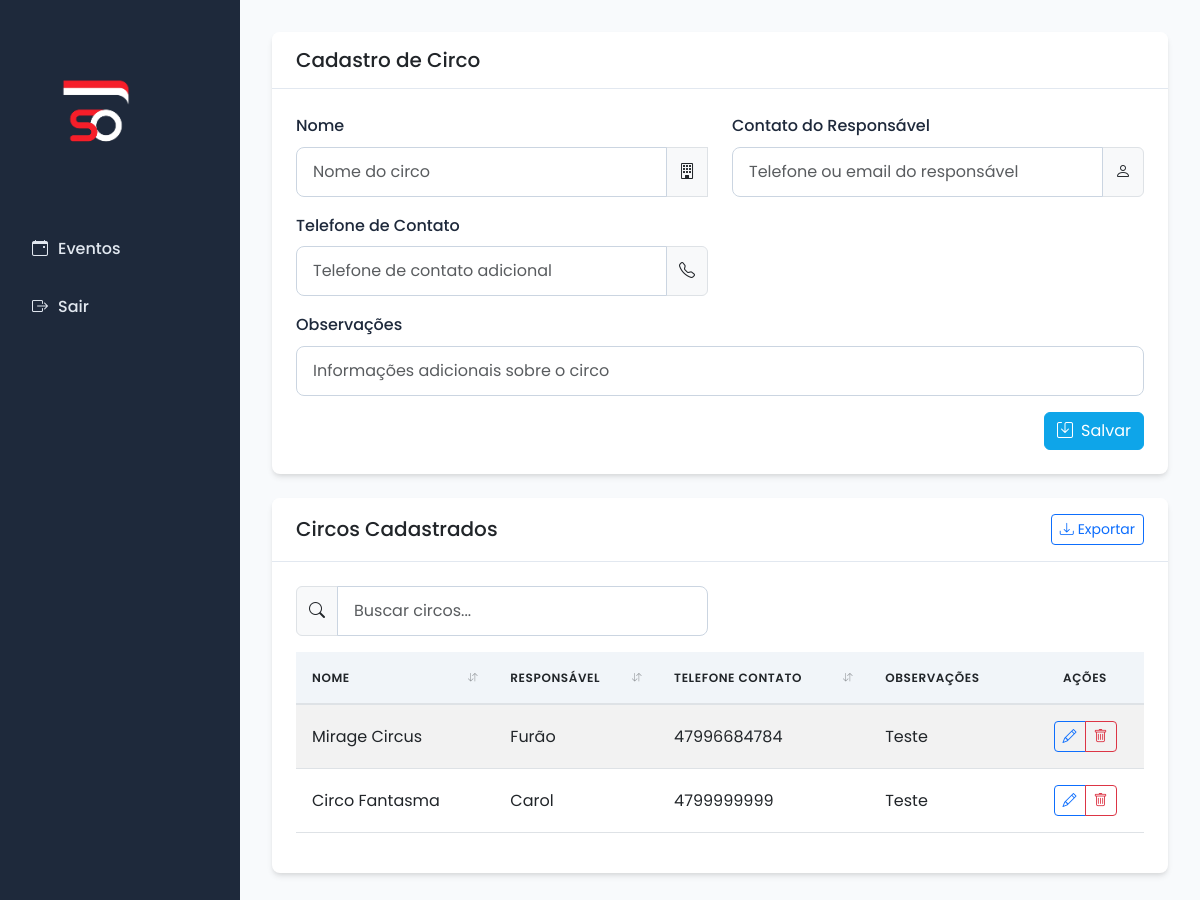
The page /cadastros/circos on the database as committed earlier.
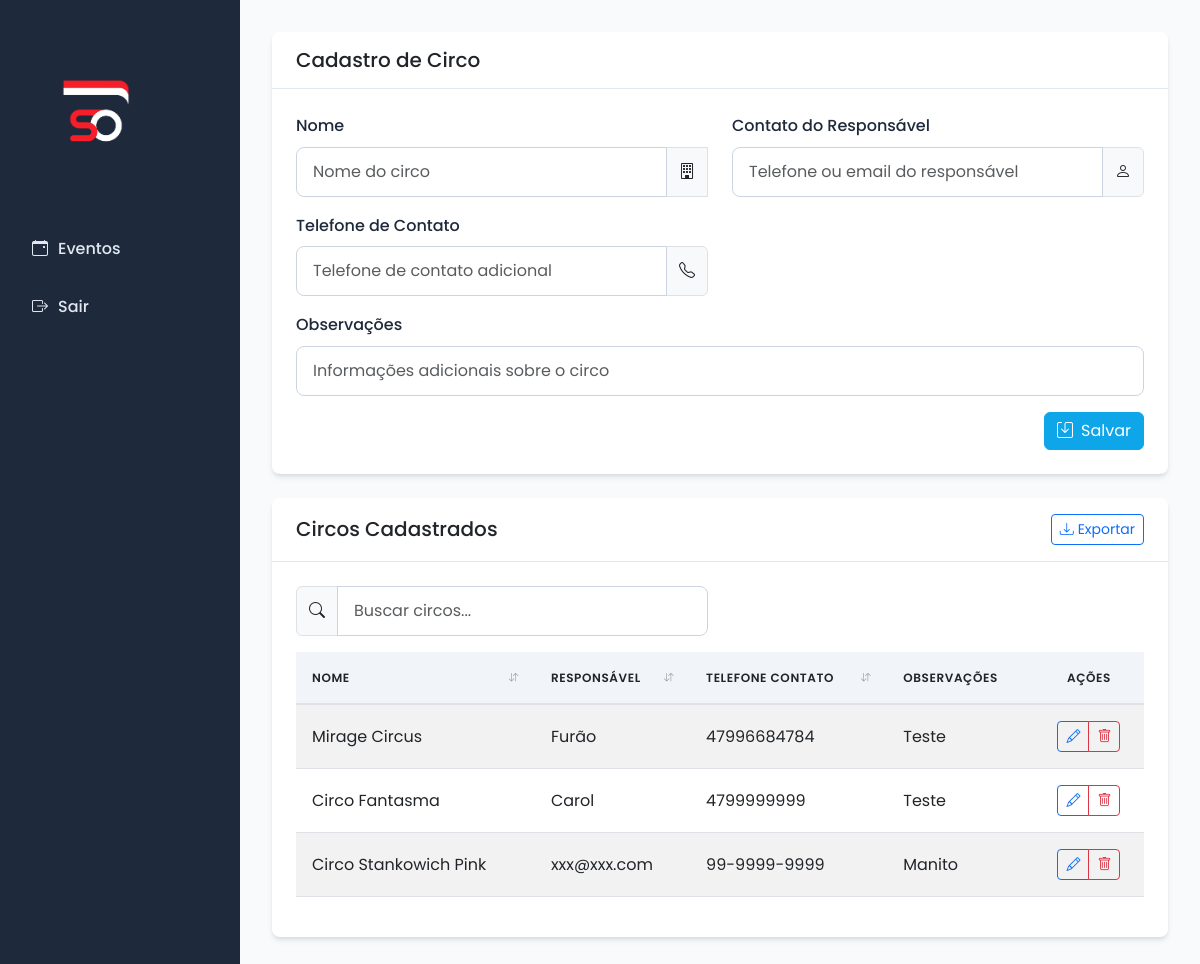
The same page on the database as committed later.
### models.py (models this page shows)
class Circo(db.Model):
    __tablename__ = 'circo'
    id_circo = db.Column(db.Integer, primary_key=True)
    nome = db.Column(db.String, nullable=False)
    contato_responsavel = db.Column(db.String)
    telefone_contato = db.Column(db.String)
    observacoes = db.Column(db.String)
    eventos = db.relationship('Evento', backref='circo', foreign_keys='Evento.id_circo')

### app.py (the view, shortened to what this page needs)
@app.route('/cadastros/circos', methods=['GET', 'POST'])
def cadastrar_circo():
    form = CircoForm()
    circos = Circo.query.all()
    return render_template('cadastrar_circo.html', form=form, circos=circos)

### forms.py
class CircoForm(FlaskForm):
    nome = StringField('Nome', validators=[InputRequired()])
    contato_responsavel = StringField('Contato do Responsável')
    telefone_contato = StringField('Telefone de Contato')
    observacoes = StringField('Observações')

### templates/cadastrar_circo.html (shortened to what this page needs)
{% extends 'base.html' %}
{% block content %}
<div class="card mb-4">
    <div class="card-header d-flex justify-content-between align-items-center">
        <h5 class="mb-0">Cadastro de Circo</h5>
    </div>
    <div class="card-body">
        <form method="POST" class="needs-validation" novalidate>
            <div class="row">
                <div class="col-md-6 mb-3">
                    {{ form.nome.label(class="form-label") }}
                    <div class="input-group">
                        {{ form.nome(class="form-control", placeholder="Nome do circo", required=true) }}
                        <span class="input-group-text"><i class="bi bi-building"></i></span>
                    </div>
                </div>
                <div class="col-md-6 mb-3">
                    {{ form.contato_responsavel.label(class="form-label") }}
                    <div class="input-group">
                        {{ form.contato_responsavel(class="form-control", placeholder="Telefone ou email do responsável") }}
                        <span class="input-group-text"><i class="bi bi-person"></i></span>
                    </div>
                </div>
            </div>
            <div class="row">
                <div class="col-md-6 mb-3">
                    {{ form.telefone_contato.label(class="form-label") }}
                    <div class="input-group">
                        {{ form.telefone_contato(class="form-control", placeholder="Telefone de contato adicional") }}
                        <span class="input-group-text"><i class="bi bi-telephone"></i></span>
                    </div>
                </div>
            </div>
            <div class="mb-3">
                {{ form.observacoes.label(class="form-label") }}
                {{ form.observacoes(class="form-control", rows="3", placeholder="Informações adicionais sobre o circo") }}
            </div>
            <div class="d-flex justify-content-end">
                <button type="submit" class="btn btn-primary">
                    <i class="bi bi-save me-2"></i>Salvar
                </button>
            </div>
        </form>
    </div>
</div>
<div class="card">
    <div class="card-header d-flex justify-content-between align-items-center">
        <h5 class="mb-0">Circos Cadastrados</h5>
        <div>
            <button class="btn btn-sm btn-outline-primary" id="btnExportar">
                <i class="bi bi-download me-1"></i>Exportar
            </button>
        </div>
    </div>
    <div class="card-body">
        {% if circos %}
        <div class="row mb-3">
            <div class="col-md-6">
                <div class="input-group">
                    <span class="input-group-text"><i class="bi bi-search"></i></span>
                    <input type="text" class="form-control" id="searchInput" placeholder="Buscar circos..." onkeyup="searchTable()">
                </div>
            </div>
        </div>
        <div class="table-responsive">
            <table class="table table-hover table-striped sortable-table" id="circosTable">
                <thead>
                    <tr>
                        <th>Nome</th>
                        <th>Responsável</th>
                        <th>Telefone Contato</th>
                        <th>Observações</th>
                        <th class="text-center no-sort">Ações</th>
                    </tr>
                </thead>
                <tbody>
                    {% for circo in circos %}
                    <tr>
                        <td>{{ circo.nome }}</td>
                        <td>{{ circo.contato_responsavel }}</td>
                        <td>{{ circo.telefone_contato or '-' }}</td>
                        <td>{{ circo.observacoes }}</td>
                        <td class="text-center">
                            <div class="btn-group" role="group">
                                <a href="{{ url_for('editar_circo', id=circo.id_circo) }}" class="btn btn-sm btn-outline-primary" title="Editar">
                                    <i class="bi bi-pencil"></i>
                                </a>
                                <a href="{{ url_for('excluir_circo', id=circo.id_circo) }}" class="btn btn-sm btn-outline-danger"
                                   onclick="return confirm('Tem certeza que deseja excluir este circo?')" title="Excluir">
                                    <i class="bi bi-trash"></i>
                                </a>
                            </div>
                        </td>
                    </tr>
                    {% endfor %}
                </tbody>
            </table>
        </div>
        {% else %}
        <div class="alert alert-info">
            <i class="bi bi-info-circle me-2"></i>Nenhum circo cadastrado.
        </div>
        {% endif %}
    </div>
</div>
{% endblock %}

### templates/base.html (shortened to what this page needs)
<!DOCTYPE html>
<html lang="pt-br">
<head>
    <link href="https://cdn.jsdelivr.net/npm/bootstrap@5.3.0/dist/css/bootstrap.min.css" rel="stylesheet">
    <link href="https://cdn.jsdelivr.net/npm/bootstrap-icons@1.10.5/font/bootstrap-icons.css" rel="stylesheet">
    <link rel="stylesheet" href="https://cdnjs.cloudflare.com/ajax/libs/font-awesome/6.0.0/css/all.min.css">
    <link rel="stylesheet" href="{{ url_for('static', filename='style.css') }}">
</head>
<body>
    <div class="layout">
        <div class="sidebar">
            <a href="{{ url_for('dashboard') }}">
                <img src="{{ url_for('static', filename='logo.png') }}" alt="Logo">
            </a>
            {% set categoria = session['categoria'] %}
            <a class="nav-link {% if request.endpoint == 'listar_eventos' %}active{% endif %}" href="{{ url_for('listar_eventos') }}">
                <i class="bi bi-calendar-event"></i> Eventos
            </a>
            <a class="nav-link" href="{{ url_for('logout') }}"><i class="bi bi-box-arrow-right"></i> Sair</a>
        </div>
        <div class="main-content">
            {% block content %}{% endblock %}
        </div>
    </div>
</body>
</html>

### static/style.css (style rules this page uses)
:root { --primary: #1e293b; --primary-light: #334155; --secondary: #0ea5e9; --success: #10b981; --danger: #ef4444; --warning: #f59e0b; --info: #3b82f6; --light: #f8fafc; --dark: #0f172a; --spacing-xs: 0.25rem; --spacing-sm: 0.5rem; --spacing-md: 1rem; --spacing-lg: 1.5rem; --spacing-xl: 2rem; --border-radius: 0.5rem; --box-shadow: 0 4px 6px -1px rgba(0, 0, 0, 0.1), 0 2px 4px -1px rgba(0, 0, 0, 0.06); }
body { font-family: 'Poppins', sans-serif; font-size: 16px; line-height: 1.6; color: #334155; background-color: #f8fafc; margin: 0; padding: 0; }
.layout { display: flex; min-height: 100vh; }
.sidebar { width: 240px; background-color: var(--primary); color: #ffffff; padding: 2rem 1rem; display: flex; flex-direction: column; align-items: flex-start; transition: all 0.3s ease; }
.sidebar img { max-width: 160px; margin-bottom: 2rem; }
.sidebar .nav-link { color: #e2e8f0; padding: 0.75rem 1rem; margin-bottom: 0.5rem; border-radius: 8px; width: 100%; font-weight: 500; display: flex; align-items: center; gap: 10px; transition: all 0.2s ease; }
.main-content { flex: 1; padding: 2rem; max-width: 1200px; margin: 0 auto; transition: all 0.3s ease; }
.btn-primary { background-color: var(--secondary); border-color: var(--secondary); }
.card { border-radius: var(--border-radius); box-shadow: var(--box-shadow); border: none; margin-bottom: var(--spacing-lg); overflow: hidden; }
.card-header { background-color: white; border-bottom: 1px solid #e2e8f0; padding: var(--spacing-md) var(--spacing-lg); font-weight: 600; }
.card-body { padding: var(--spacing-lg); }
.form-control { border-radius: var(--border-radius); padding: 0.75rem 1rem; border: 1px solid #cbd5e1; transition: all 0.2s ease; }
.form-label { font-weight: 500; margin-bottom: 0.5rem; color: var(--primary); }
.table { border-collapse: separate; border-spacing: 0; width: 100%; }
.table th { background-color: #f1f5f9; font-weight: 600; text-transform: uppercase; font-size: 0.75rem; letter-spacing: 0.05em; padding: 1rem; }
.table td { padding: 1rem; vertical-align: middle; }
.table-striped tbody tr:nth-of-type(odd) { background-color: #f8fafc; }
.sortable { position: relative; transition: background-color 0.2s ease; }
.sortable-table tbody { transition: opacity 0.15s ease; }
.sortable-table thead th.sortable { user-select: none; position: relative; }
.sortable-table thead th.sortable::before { content: ''; position: absolute; top: 0; left: 0; right: 0; bottom: 0; background: transparent; transition: background 0.2s ease; }
.sortable-table { position: relative; }
.sortable-table thead th { border-bottom: 2px solid #dee2e6; }
.sortable-table thead th.sortable { position: relative; }

Rows that differ between the two databases and show on the page:
added Circo: nome "Circo Stankowich Pink", contato_responsavel "xxx@xxx.com", telefone_contato "99-9999-9999", observacoes "Manito"
